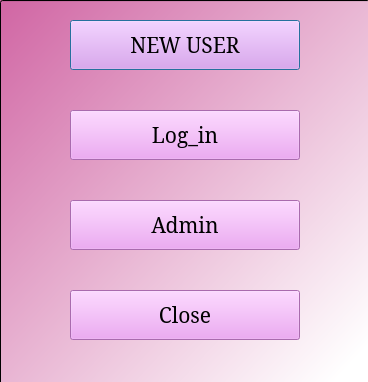
<?xml version="1.0" encoding="UTF-8"?>
<ui version="4.0">
 <class>Dialog</class>
 <widget class="QDialog" name="Dialog">
  <property name="geometry">
   <rect>
    <x>0</x>
    <y>0</y>
    <width>368</width>
    <height>382</height>
   </rect>
  </property>
  <property name="windowTitle">
   <string>Welcome to quiz</string>
  </property>
  <widget class="QLineEdit" name="lineEdit">
   <property name="geometry">
    <rect>
     <x>0</x>
     <y>0</y>
     <width>370</width>
     <height>390</height>
    </rect>
   </property>
   <property name="styleSheet">
    <string notr="true">background-color: qlineargradient(spread:pad, x1:0.0248052, y1:0.011, x2:0.955039, y2:0.926, stop:0 rgba(209, 104, 165, 255), stop:1 rgba(255, 255, 255, 255));</string>
   </property>
   <property name="readOnly">
    <bool>true</bool>
   </property>
  </widget>
  <widget class="QPushButton" name="btn1">
   <property name="geometry">
    <rect>
     <x>70</x>
     <y>20</y>
     <width>230</width>
     <height>50</height>
    </rect>
   </property>
   <property name="font">
    <font>
     <family>MS Serif</family>
     <pointsize>16</pointsize>
    </font>
   </property>
   <property name="styleSheet">
    <string notr="true">QPushButton{
	background-color: rgb(236, 150, 243);}
QPushButton:hover{
	color: rgb(255, 255, 255);}
</string>
   </property>
   <property name="text">
    <string>NEW USER</string>
   </property>
  </widget>
  <widget class="QPushButton" name="btn2">
   <property name="geometry">
    <rect>
     <x>70</x>
     <y>110</y>
     <width>230</width>
     <height>50</height>
    </rect>
   </property>
   <property name="font">
    <font>
     <family>MS Serif</family>
     <pointsize>16</pointsize>
    </font>
   </property>
   <property name="styleSheet">
    <string notr="true">QPushButton{
	background-color: rgb(236, 150, 243);}
QPushButton:hover{
	color: rgb(255, 255, 255);}
</string>
   </property>
   <property name="text">
    <string>Log_in</string>
   </property>
  </widget>
  <widget class="QPushButton" name="btn3">
   <property name="geometry">
    <rect>
     <x>70</x>
     <y>200</y>
     <width>230</width>
     <height>50</height>
    </rect>
   </property>
   <property name="font">
    <font>
     <family>MS Serif</family>
     <pointsize>16</pointsize>
    </font>
   </property>
   <property name="styleSheet">
    <string notr="true">QPushButton{
	background-color: rgb(236, 150, 243);}
QPushButton:hover{
	color: rgb(255, 255, 255);}
</string>
   </property>
   <property name="text">
    <string>Admin</string>
   </property>
  </widget>
  <widget class="QPushButton" name="btn4">
   <property name="geometry">
    <rect>
     <x>70</x>
     <y>290</y>
     <width>230</width>
     <height>50</height>
    </rect>
   </property>
   <property name="font">
    <font>
     <family>MS Serif</family>
     <pointsize>16</pointsize>
    </font>
   </property>
   <property name="styleSheet">
    <string notr="true">QPushButton{
	background-color: rgb(236, 150, 243);}
QPushButton:hover{
	color: rgb(255, 255, 255);}
</string>
   </property>
   <property name="text">
    <string>Close</string>
   </property>
  </widget>
 </widget>
 <resources/>
 <connections/>
</ui>
